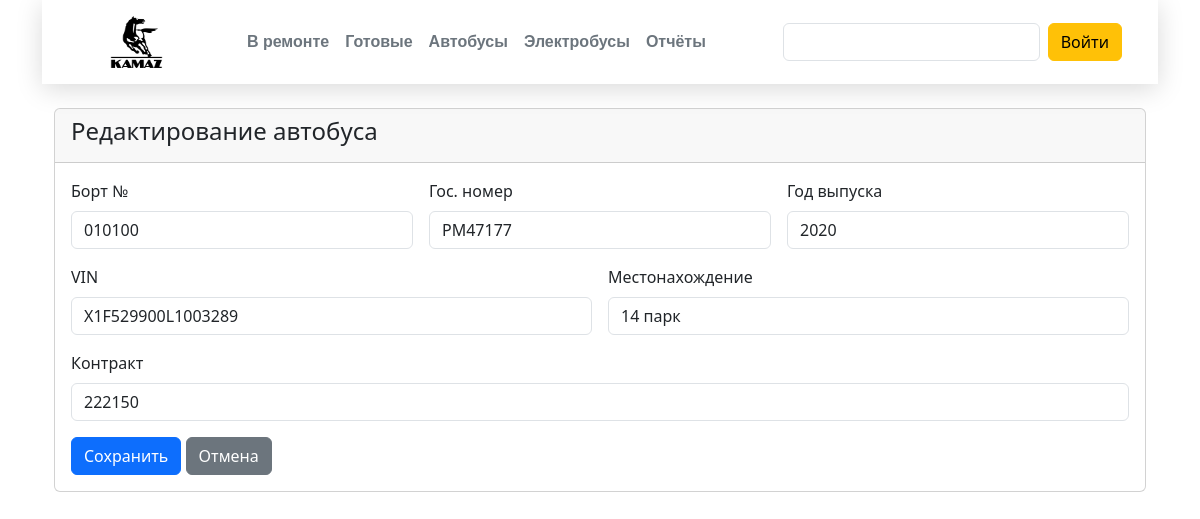
Screenshot of /edit_car/1 with the database file from the repository.
### app.py (models this page shows)
class Car(db.Model):
    __tablename__ = 'cars'
    id = db.Column(db.Integer, primary_key=True)
    bort = db.Column(db.String(20))
    gos_number = db.Column(db.String(20))
    year = db.Column(db.Integer)
    vin = db.Column(db.String(50))
    location = db.Column(db.String(100))
    contract = db.Column(db.String(100))

### app.py (the view, shortened to what this page needs)
@app.route('/edit_car/<int:car_id>', methods=['GET', 'POST'])
def edit_car(car_id):
    car = Car.query.get_or_404(car_id)
    return render_template('edit_car.html', car=car)

### app.py (called while the page is built)
@app.context_processor
def inject_pytz():
    return {'pytz': pytz}

### templates/edit_car.html (shortened to what this page needs)
{% extends "base.html" %}
{% block body %}
<div class="container mt-4">
    <div class="card">
        <div class="card-header">
            <h4>Редактирование автобуса</h4>
        </div>
        <div class="card-body">
            <form method="POST">
                <div class="row g-3">
                    <div class="col-md-4">
                        <label class="form-label">Борт №</label>
                        <input type="text" class="form-control" name="bort" value="{{ car.bort }}" required>
                    </div>
                    <div class="col-md-4">
                        <label class="form-label">Гос. номер</label>
                        <input type="text" class="form-control" name="gos_number" value="{{ car.gos_number }}">
                    </div>
                    <div class="col-md-4">
                        <label class="form-label">Год выпуска</label>
                        <input type="number" class="form-control" name="year" value="{{ car.year }}">
                    </div>
                    <div class="col-md-6">
                        <label class="form-label">VIN</label>
                        <input type="text" class="form-control" name="vin" value="{{ car.vin }}">
                    </div>
                    <div class="col-md-6">
                        <label class="form-label">Местонахождение</label>
                        <input type="text" class="form-control" name="location" value="{{ car.location }}">
                    </div>
                    <div class="col-12">
                        <label class="form-label">Контракт</label>
                        <input type="text" class="form-control" name="contract" value="{{ car.contract }}">
                    </div>
                    <div class="col-12">
                        <button type="submit" class="btn btn-primary">Сохранить</button>
                        <a href="{{ url_for('buses') }}" class="btn btn-secondary">Отмена</a>
                    </div>
                </div>
            </form>
        </div>
    </div>
</div>
{% endblock %}

### rows the page displays
Car: bort "010100", gos_number "РМ47177", year "2020", vin "X1F529900L1003289", location "14 парк", contract "222150"
